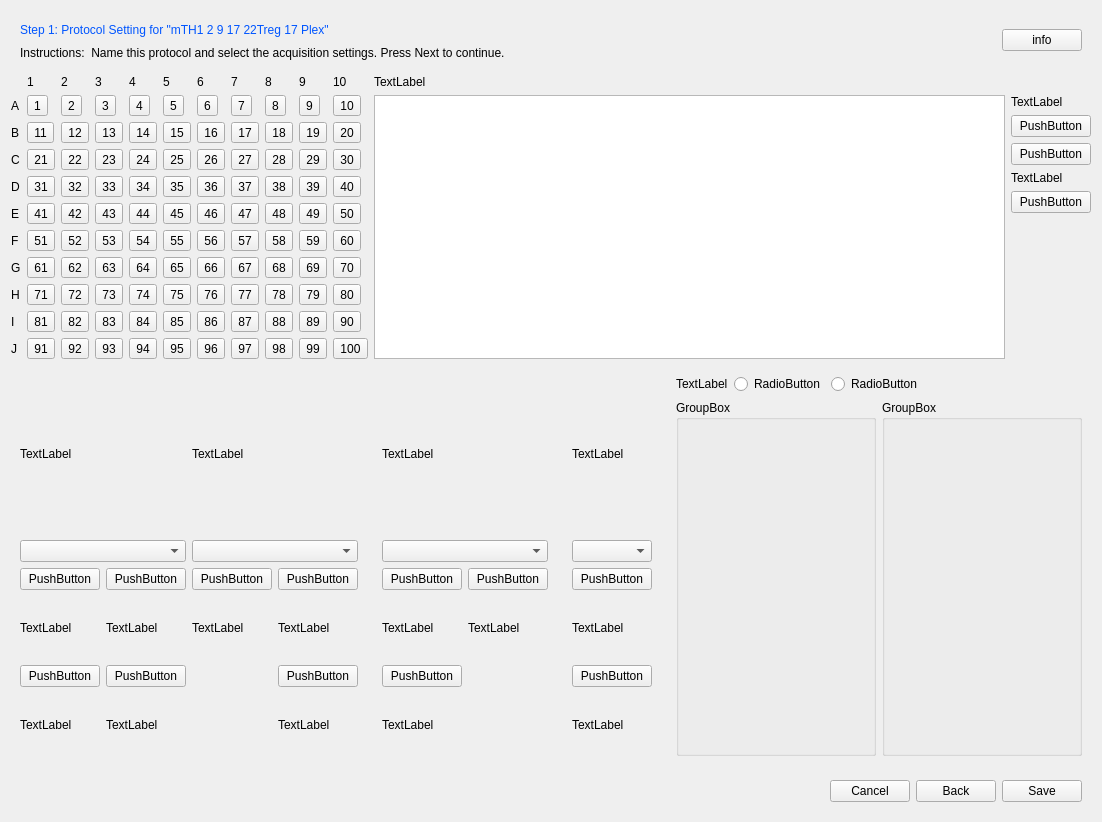
<?xml version="1.0" encoding="UTF-8"?>
<ui version="4.0">
 <class>PlateLayoutWidget</class>
 <widget class="QWidget" name="PlateLayoutWidget">
  <property name="geometry">
   <rect>
    <x>0</x>
    <y>0</y>
    <width>1102</width>
    <height>822</height>
   </rect>
  </property>
  <property name="windowTitle">
   <string>PlateLayout</string>
  </property>
  <layout class="QVBoxLayout" name="verticalLayout_20" stretch="0,0,1,0">
   <item>
    <widget class="QWidget" name="widgetInfo" native="true">
     <layout class="QHBoxLayout" name="horizontalLayout_2">
      <item>
       <layout class="QVBoxLayout" name="verticalLayout">
        <item>
         <layout class="QHBoxLayout" name="horizontalLayout">
          <item>
           <widget class="QLabel" name="labelWelcome">
            <property name="palette">
             <palette>
              <active>
               <colorrole role="WindowText">
                <brush brushstyle="SolidPattern">
                 <color alpha="255">
                  <red>0</red>
                  <green>85</green>
                  <blue>255</blue>
                 </color>
                </brush>
               </colorrole>
              </active>
              <inactive>
               <colorrole role="WindowText">
                <brush brushstyle="SolidPattern">
                 <color alpha="255">
                  <red>0</red>
                  <green>85</green>
                  <blue>255</blue>
                 </color>
                </brush>
               </colorrole>
              </inactive>
              <disabled>
               <colorrole role="WindowText">
                <brush brushstyle="SolidPattern">
                 <color alpha="255">
                  <red>120</red>
                  <green>120</green>
                  <blue>120</blue>
                 </color>
                </brush>
               </colorrole>
              </disabled>
             </palette>
            </property>
            <property name="text">
             <string>Step 1: Protocol Setting for &quot;mTH1 2 9 17 22Treg 17 Plex&quot;</string>
            </property>
           </widget>
          </item>
          <item>
           <spacer name="horizontalSpacer">
            <property name="orientation">
             <enum>Qt::Horizontal</enum>
            </property>
            <property name="sizeHint" stdset="0">
             <size>
              <width>40</width>
              <height>20</height>
             </size>
            </property>
           </spacer>
          </item>
         </layout>
        </item>
        <item>
         <widget class="QLabel" name="labelInfo">
          <property name="text">
           <string>Instructions:  Name this protocol and select the acquisition settings. Press Next to continue.</string>
          </property>
         </widget>
        </item>
       </layout>
      </item>
      <item>
       <spacer name="horizontalSpacer_2">
        <property name="orientation">
         <enum>Qt::Horizontal</enum>
        </property>
        <property name="sizeHint" stdset="0">
         <size>
          <width>40</width>
          <height>20</height>
         </size>
        </property>
       </spacer>
      </item>
      <item>
       <widget class="QPushButton" name="pushButtonInfo">
        <property name="text">
         <string>info</string>
        </property>
       </widget>
      </item>
     </layout>
    </widget>
   </item>
   <item>
    <layout class="QHBoxLayout" name="horizontalLayout_5">
     <item>
      <layout class="QGridLayout" name="gridLayout">
       <item row="0" column="1">
        <widget class="QLabel" name="label">
         <property name="text">
          <string>1</string>
         </property>
        </widget>
       </item>
       <item row="0" column="2">
        <widget class="QLabel" name="label_2">
         <property name="text">
          <string>2</string>
         </property>
        </widget>
       </item>
       <item row="0" column="3">
        <widget class="QLabel" name="label_3">
         <property name="text">
          <string>3</string>
         </property>
        </widget>
       </item>
       <item row="0" column="4">
        <widget class="QLabel" name="label_4">
         <property name="text">
          <string>4</string>
         </property>
        </widget>
       </item>
       <item row="0" column="5">
        <widget class="QLabel" name="label_5">
         <property name="text">
          <string>5</string>
         </property>
        </widget>
       </item>
       <item row="0" column="6">
        <widget class="QLabel" name="label_6">
         <property name="text">
          <string>6</string>
         </property>
        </widget>
       </item>
       <item row="0" column="7">
        <widget class="QLabel" name="label_7">
         <property name="text">
          <string>7</string>
         </property>
        </widget>
       </item>
       <item row="0" column="8">
        <widget class="QLabel" name="label_8">
         <property name="text">
          <string>8</string>
         </property>
        </widget>
       </item>
       <item row="0" column="9">
        <widget class="QLabel" name="label_9">
         <property name="text">
          <string>9</string>
         </property>
        </widget>
       </item>
       <item row="0" column="10">
        <widget class="QLabel" name="label_10">
         <property name="text">
          <string>10</string>
         </property>
        </widget>
       </item>
       <item row="1" column="0">
        <widget class="QLabel" name="label_11">
         <property name="text">
          <string>A</string>
         </property>
        </widget>
       </item>
       <item row="1" column="1">
        <widget class="QToolButton" name="toolButton">
         <property name="text">
          <string>1</string>
         </property>
        </widget>
       </item>
       <item row="1" column="2">
        <widget class="QToolButton" name="toolButton_2">
         <property name="text">
          <string>2</string>
         </property>
        </widget>
       </item>
       <item row="1" column="3">
        <widget class="QToolButton" name="toolButton_3">
         <property name="text">
          <string>3</string>
         </property>
        </widget>
       </item>
       <item row="1" column="4">
        <widget class="QToolButton" name="toolButton_4">
         <property name="text">
          <string>4</string>
         </property>
        </widget>
       </item>
       <item row="1" column="5">
        <widget class="QToolButton" name="toolButton_8">
         <property name="text">
          <string>5</string>
         </property>
        </widget>
       </item>
       <item row="1" column="6">
        <widget class="QToolButton" name="toolButton_6">
         <property name="text">
          <string>6</string>
         </property>
        </widget>
       </item>
       <item row="1" column="7">
        <widget class="QToolButton" name="toolButton_5">
         <property name="text">
          <string>7</string>
         </property>
        </widget>
       </item>
       <item row="1" column="8">
        <widget class="QToolButton" name="toolButton_7">
         <property name="text">
          <string>8</string>
         </property>
        </widget>
       </item>
       <item row="1" column="9">
        <widget class="QToolButton" name="toolButton_9">
         <property name="text">
          <string>9</string>
         </property>
        </widget>
       </item>
       <item row="1" column="10">
        <widget class="QToolButton" name="toolButton_10">
         <property name="text">
          <string>10</string>
         </property>
        </widget>
       </item>
       <item row="2" column="0">
        <widget class="QLabel" name="label_12">
         <property name="text">
          <string>B</string>
         </property>
        </widget>
       </item>
       <item row="2" column="1">
        <widget class="QToolButton" name="toolButton_11">
         <property name="text">
          <string>11</string>
         </property>
        </widget>
       </item>
       <item row="2" column="2">
        <widget class="QToolButton" name="toolButton_14">
         <property name="text">
          <string>12</string>
         </property>
        </widget>
       </item>
       <item row="2" column="3">
        <widget class="QToolButton" name="toolButton_13">
         <property name="text">
          <string>13</string>
         </property>
        </widget>
       </item>
       <item row="2" column="4">
        <widget class="QToolButton" name="toolButton_18">
         <property name="text">
          <string>14</string>
         </property>
        </widget>
       </item>
       <item row="2" column="5">
        <widget class="QToolButton" name="toolButton_12">
         <property name="text">
          <string>15</string>
         </property>
        </widget>
       </item>
       <item row="2" column="6">
        <widget class="QToolButton" name="toolButton_15">
         <property name="text">
          <string>16</string>
         </property>
        </widget>
       </item>
       <item row="2" column="7">
        <widget class="QToolButton" name="toolButton_19">
         <property name="text">
          <string>17</string>
         </property>
        </widget>
       </item>
       <item row="2" column="8">
        <widget class="QToolButton" name="toolButton_17">
         <property name="text">
          <string>18</string>
         </property>
        </widget>
       </item>
       <item row="2" column="9">
        <widget class="QToolButton" name="toolButton_20">
         <property name="text">
          <string>19</string>
         </property>
        </widget>
       </item>
       <item row="2" column="10">
        <widget class="QToolButton" name="toolButton_16">
         <property name="text">
          <string>20</string>
         </property>
        </widget>
       </item>
       <item row="3" column="0">
        <widget class="QLabel" name="label_13">
         <property name="text">
          <string>C</string>
         </property>
        </widget>
       </item>
       <item row="3" column="1">
        <widget class="QToolButton" name="toolButton_29">
         <property name="text">
          <string>21</string>
         </property>
        </widget>
       </item>
       <item row="3" column="2">
        <widget class="QToolButton" name="toolButton_38">
         <property name="text">
          <string>22</string>
         </property>
        </widget>
       </item>
       <item row="3" column="3">
        <widget class="QToolButton" name="toolButton_22">
         <property name="text">
          <string>23</string>
         </property>
        </widget>
       </item>
       <item row="3" column="4">
        <widget class="QToolButton" name="toolButton_23">
         <property name="text">
          <string>24</string>
         </property>
        </widget>
       </item>
       <item row="3" column="5">
        <widget class="QToolButton" name="toolButton_28">
         <property name="text">
          <string>25</string>
         </property>
        </widget>
       </item>
       <item row="3" column="6">
        <widget class="QToolButton" name="toolButton_37">
         <property name="text">
          <string>26</string>
         </property>
        </widget>
       </item>
       <item row="3" column="7">
        <widget class="QToolButton" name="toolButton_33">
         <property name="text">
          <string>27</string>
         </property>
        </widget>
       </item>
       <item row="3" column="8">
        <widget class="QToolButton" name="toolButton_40">
         <property name="text">
          <string>28</string>
         </property>
        </widget>
       </item>
       <item row="3" column="9">
        <widget class="QToolButton" name="toolButton_34">
         <property name="text">
          <string>29</string>
         </property>
        </widget>
       </item>
       <item row="3" column="10">
        <widget class="QToolButton" name="toolButton_39">
         <property name="text">
          <string>30</string>
         </property>
        </widget>
       </item>
       <item row="4" column="0">
        <widget class="QLabel" name="label_16">
         <property name="text">
          <string>D</string>
         </property>
        </widget>
       </item>
       <item row="4" column="1">
        <widget class="QToolButton" name="toolButton_36">
         <property name="text">
          <string>31</string>
         </property>
        </widget>
       </item>
       <item row="4" column="2">
        <widget class="QToolButton" name="toolButton_35">
         <property name="text">
          <string>32</string>
         </property>
        </widget>
       </item>
       <item row="4" column="3">
        <widget class="QToolButton" name="toolButton_32">
         <property name="text">
          <string>33</string>
         </property>
        </widget>
       </item>
       <item row="4" column="4">
        <widget class="QToolButton" name="toolButton_31">
         <property name="text">
          <string>34</string>
         </property>
        </widget>
       </item>
       <item row="4" column="5">
        <widget class="QToolButton" name="toolButton_26">
         <property name="text">
          <string>35</string>
         </property>
        </widget>
       </item>
       <item row="4" column="6">
        <widget class="QToolButton" name="toolButton_24">
         <property name="text">
          <string>36</string>
         </property>
        </widget>
       </item>
       <item row="4" column="7">
        <widget class="QToolButton" name="toolButton_30">
         <property name="text">
          <string>37</string>
         </property>
        </widget>
       </item>
       <item row="4" column="8">
        <widget class="QToolButton" name="toolButton_27">
         <property name="text">
          <string>38</string>
         </property>
        </widget>
       </item>
       <item row="4" column="9">
        <widget class="QToolButton" name="toolButton_21">
         <property name="text">
          <string>39</string>
         </property>
        </widget>
       </item>
       <item row="4" column="10">
        <widget class="QToolButton" name="toolButton_25">
         <property name="text">
          <string>40</string>
         </property>
        </widget>
       </item>
       <item row="5" column="0">
        <widget class="QLabel" name="label_15">
         <property name="text">
          <string>E</string>
         </property>
        </widget>
       </item>
       <item row="5" column="1">
        <widget class="QToolButton" name="toolButton_44">
         <property name="text">
          <string>41</string>
         </property>
        </widget>
       </item>
       <item row="5" column="2">
        <widget class="QToolButton" name="toolButton_63">
         <property name="text">
          <string>42</string>
         </property>
        </widget>
       </item>
       <item row="5" column="3">
        <widget class="QToolButton" name="toolButton_74">
         <property name="text">
          <string>43</string>
         </property>
        </widget>
       </item>
       <item row="5" column="4">
        <widget class="QToolButton" name="toolButton_48">
         <property name="text">
          <string>44</string>
         </property>
        </widget>
       </item>
       <item row="5" column="5">
        <widget class="QToolButton" name="toolButton_71">
         <property name="text">
          <string>45</string>
         </property>
        </widget>
       </item>
       <item row="5" column="6">
        <widget class="QToolButton" name="toolButton_59">
         <property name="text">
          <string>46</string>
         </property>
        </widget>
       </item>
       <item row="5" column="7">
        <widget class="QToolButton" name="toolButton_56">
         <property name="text">
          <string>47</string>
         </property>
        </widget>
       </item>
       <item row="5" column="8">
        <widget class="QToolButton" name="toolButton_45">
         <property name="text">
          <string>48</string>
         </property>
        </widget>
       </item>
       <item row="5" column="9">
        <widget class="QToolButton" name="toolButton_49">
         <property name="text">
          <string>49</string>
         </property>
        </widget>
       </item>
       <item row="5" column="10">
        <widget class="QToolButton" name="toolButton_80">
         <property name="text">
          <string>50</string>
         </property>
        </widget>
       </item>
       <item row="6" column="0">
        <widget class="QLabel" name="label_14">
         <property name="text">
          <string>F</string>
         </property>
        </widget>
       </item>
       <item row="6" column="1">
        <widget class="QToolButton" name="toolButton_69">
         <property name="text">
          <string>51</string>
         </property>
        </widget>
       </item>
       <item row="6" column="2">
        <widget class="QToolButton" name="toolButton_41">
         <property name="text">
          <string>52</string>
         </property>
        </widget>
       </item>
       <item row="6" column="3">
        <widget class="QToolButton" name="toolButton_79">
         <property name="text">
          <string>53</string>
         </property>
        </widget>
       </item>
       <item row="6" column="4">
        <widget class="QToolButton" name="toolButton_51">
         <property name="text">
          <string>54</string>
         </property>
        </widget>
       </item>
       <item row="6" column="5">
        <widget class="QToolButton" name="toolButton_57">
         <property name="text">
          <string>55</string>
         </property>
        </widget>
       </item>
       <item row="6" column="6">
        <widget class="QToolButton" name="toolButton_62">
         <property name="text">
          <string>56</string>
         </property>
        </widget>
       </item>
       <item row="6" column="7">
        <widget class="QToolButton" name="toolButton_67">
         <property name="text">
          <string>57</string>
         </property>
        </widget>
       </item>
       <item row="6" column="8">
        <widget class="QToolButton" name="toolButton_68">
         <property name="text">
          <string>58</string>
         </property>
        </widget>
       </item>
       <item row="6" column="9">
        <widget class="QToolButton" name="toolButton_61">
         <property name="text">
          <string>59</string>
         </property>
        </widget>
       </item>
       <item row="6" column="10">
        <widget class="QToolButton" name="toolButton_75">
         <property name="text">
          <string>60</string>
         </property>
        </widget>
       </item>
       <item row="7" column="0">
        <widget class="QLabel" name="label_18">
         <property name="text">
          <string>G</string>
         </property>
        </widget>
       </item>
       <item row="7" column="1">
        <widget class="QToolButton" name="toolButton_65">
         <property name="text">
          <string>61</string>
         </property>
        </widget>
       </item>
       <item row="7" column="2">
        <widget class="QToolButton" name="toolButton_73">
         <property name="text">
          <string>62</string>
         </property>
        </widget>
       </item>
       <item row="7" column="3">
        <widget class="QToolButton" name="toolButton_76">
         <property name="text">
          <string>63</string>
         </property>
        </widget>
       </item>
       <item row="7" column="4">
        <widget class="QToolButton" name="toolButton_43">
         <property name="text">
          <string>64</string>
         </property>
        </widget>
       </item>
       <item row="7" column="5">
        <widget class="QToolButton" name="toolButton_46">
         <property name="text">
          <string>65</string>
         </property>
        </widget>
       </item>
       <item row="7" column="6">
        <widget class="QToolButton" name="toolButton_66">
         <property name="text">
          <string>66</string>
         </property>
        </widget>
       </item>
       <item row="7" column="7">
        <widget class="QToolButton" name="toolButton_53">
         <property name="text">
          <string>67</string>
         </property>
        </widget>
       </item>
       <item row="7" column="8">
        <widget class="QToolButton" name="toolButton_64">
         <property name="text">
          <string>68</string>
         </property>
        </widget>
       </item>
       <item row="7" column="9">
        <widget class="QToolButton" name="toolButton_55">
         <property name="text">
          <string>69</string>
         </property>
        </widget>
       </item>
       <item row="7" column="10">
        <widget class="QToolButton" name="toolButton_54">
         <property name="text">
          <string>70</string>
         </property>
        </widget>
       </item>
       <item row="8" column="0">
        <widget class="QLabel" name="label_19">
         <property name="text">
          <string>H</string>
         </property>
        </widget>
       </item>
       <item row="8" column="1">
        <widget class="QToolButton" name="toolButton_52">
         <property name="text">
          <string>71</string>
         </property>
        </widget>
       </item>
       <item row="8" column="2">
        <widget class="QToolButton" name="toolButton_42">
         <property name="text">
          <string>72</string>
         </property>
        </widget>
       </item>
       <item row="8" column="3">
        <widget class="QToolButton" name="toolButton_58">
         <property name="text">
          <string>73</string>
         </property>
        </widget>
       </item>
       <item row="8" column="4">
        <widget class="QToolButton" name="toolButton_47">
         <property name="text">
          <string>74</string>
         </property>
        </widget>
       </item>
       <item row="8" column="5">
        <widget class="QToolButton" name="toolButton_70">
         <property name="text">
          <string>75</string>
         </property>
        </widget>
       </item>
       <item row="8" column="6">
        <widget class="QToolButton" name="toolButton_60">
         <property name="text">
          <string>76</string>
         </property>
        </widget>
       </item>
       <item row="8" column="7">
        <widget class="QToolButton" name="toolButton_77">
         <property name="text">
          <string>77</string>
         </property>
        </widget>
       </item>
       <item row="8" column="8">
        <widget class="QToolButton" name="toolButton_72">
         <property name="text">
          <string>78</string>
         </property>
        </widget>
       </item>
       <item row="8" column="9">
        <widget class="QToolButton" name="toolButton_50">
         <property name="text">
          <string>79</string>
         </property>
        </widget>
       </item>
       <item row="8" column="10">
        <widget class="QToolButton" name="toolButton_78">
         <property name="text">
          <string>80</string>
         </property>
        </widget>
       </item>
       <item row="9" column="0">
        <widget class="QLabel" name="label_17">
         <property name="text">
          <string>I</string>
         </property>
        </widget>
       </item>
       <item row="9" column="1">
        <widget class="QToolButton" name="toolButton_89">
         <property name="text">
          <string>81</string>
         </property>
        </widget>
       </item>
       <item row="9" column="2">
        <widget class="QToolButton" name="toolButton_98">
         <property name="text">
          <string>82</string>
         </property>
        </widget>
       </item>
       <item row="9" column="3">
        <widget class="QToolButton" name="toolButton_82">
         <property name="text">
          <string>83</string>
         </property>
        </widget>
       </item>
       <item row="9" column="4">
        <widget class="QToolButton" name="toolButton_83">
         <property name="text">
          <string>84</string>
         </property>
        </widget>
       </item>
       <item row="9" column="5">
        <widget class="QToolButton" name="toolButton_88">
         <property name="text">
          <string>85</string>
         </property>
        </widget>
       </item>
       <item row="9" column="6">
        <widget class="QToolButton" name="toolButton_97">
         <property name="text">
          <string>86</string>
         </property>
        </widget>
       </item>
       <item row="9" column="7">
        <widget class="QToolButton" name="toolButton_93">
         <property name="text">
          <string>87</string>
         </property>
        </widget>
       </item>
       <item row="9" column="8">
        <widget class="QToolButton" name="toolButton_100">
         <property name="text">
          <string>88</string>
         </property>
        </widget>
       </item>
       <item row="9" column="9">
        <widget class="QToolButton" name="toolButton_94">
         <property name="text">
          <string>89</string>
         </property>
        </widget>
       </item>
       <item row="9" column="10">
        <widget class="QToolButton" name="toolButton_99">
         <property name="text">
          <string>90</string>
         </property>
        </widget>
       </item>
       <item row="10" column="0">
        <widget class="QLabel" name="label_20">
         <property name="text">
          <string>J</string>
         </property>
        </widget>
       </item>
       <item row="10" column="1">
        <widget class="QToolButton" name="toolButton_96">
         <property name="text">
          <string>91</string>
         </property>
        </widget>
       </item>
       <item row="10" column="2">
        <widget class="QToolButton" name="toolButton_95">
         <property name="text">
          <string>92</string>
         </property>
        </widget>
       </item>
       <item row="10" column="3">
        <widget class="QToolButton" name="toolButton_92">
         <property name="text">
          <string>93</string>
         </property>
        </widget>
       </item>
       <item row="10" column="4">
        <widget class="QToolButton" name="toolButton_91">
         <property name="text">
          <string>94</string>
         </property>
        </widget>
       </item>
       <item row="10" column="5">
        <widget class="QToolButton" name="toolButton_86">
         <property name="text">
          <string>95</string>
         </property>
        </widget>
       </item>
       <item row="10" column="6">
        <widget class="QToolButton" name="toolButton_84">
         <property name="text">
          <string>96</string>
         </property>
        </widget>
       </item>
       <item row="10" column="7">
        <widget class="QToolButton" name="toolButton_90">
         <property name="text">
          <string>97</string>
         </property>
        </widget>
       </item>
       <item row="10" column="8">
        <widget class="QToolButton" name="toolButton_87">
         <property name="text">
          <string>98</string>
         </property>
        </widget>
       </item>
       <item row="10" column="9">
        <widget class="QToolButton" name="toolButton_81">
         <property name="text">
          <string>99</string>
         </property>
        </widget>
       </item>
       <item row="10" column="10">
        <widget class="QToolButton" name="toolButton_85">
         <property name="text">
          <string>100</string>
         </property>
        </widget>
       </item>
      </layout>
     </item>
     <item>
      <layout class="QVBoxLayout" name="verticalLayout_3">
       <item>
        <widget class="QLabel" name="label_21">
         <property name="text">
          <string>TextLabel</string>
         </property>
        </widget>
       </item>
       <item>
        <layout class="QHBoxLayout" name="horizontalLayout_4">
         <item>
          <widget class="QTableWidget" name="tableWidget"/>
         </item>
         <item>
          <layout class="QVBoxLayout" name="verticalLayout_2">
           <item>
            <widget class="QLabel" name="label_22">
             <property name="text">
              <string>TextLabel</string>
             </property>
            </widget>
           </item>
           <item>
            <widget class="QPushButton" name="pushButton">
             <property name="text">
              <string>PushButton</string>
             </property>
            </widget>
           </item>
           <item>
            <widget class="QPushButton" name="pushButton_2">
             <property name="text">
              <string>PushButton</string>
             </property>
            </widget>
           </item>
           <item>
            <widget class="QLabel" name="label_23">
             <property name="text">
              <string>TextLabel</string>
             </property>
            </widget>
           </item>
           <item>
            <widget class="QPushButton" name="pushButton_3">
             <property name="text">
              <string>PushButton</string>
             </property>
            </widget>
           </item>
           <item>
            <spacer name="verticalSpacer">
             <property name="orientation">
              <enum>Qt::Vertical</enum>
             </property>
             <property name="sizeHint" stdset="0">
              <size>
               <width>20</width>
               <height>40</height>
              </size>
             </property>
            </spacer>
           </item>
          </layout>
         </item>
        </layout>
       </item>
      </layout>
     </item>
    </layout>
   </item>
   <item>
    <layout class="QHBoxLayout" name="horizontalLayout_8">
     <item>
      <widget class="QWidget" name="widget_2" native="true">
       <layout class="QVBoxLayout" name="verticalLayout_11">
        <item>
         <layout class="QGridLayout" name="gridLayout_2">
          <item row="0" column="0">
           <widget class="QLabel" name="label_24">
            <property name="text">
             <string>TextLabel</string>
            </property>
           </widget>
          </item>
          <item row="0" column="1">
           <widget class="QLabel" name="label_25">
            <property name="text">
             <string>TextLabel</string>
            </property>
           </widget>
          </item>
          <item row="1" column="0">
           <widget class="QComboBox" name="comboBox"/>
          </item>
          <item row="1" column="1">
           <widget class="QComboBox" name="comboBox_2"/>
          </item>
         </layout>
        </item>
        <item>
         <layout class="QGridLayout" name="gridLayout_3">
          <item row="0" column="0">
           <layout class="QVBoxLayout" name="verticalLayout_4">
            <item>
             <widget class="QPushButton" name="pushButton_4">
              <property name="text">
               <string>PushButton</string>
              </property>
             </widget>
            </item>
            <item>
             <widget class="QLabel" name="label_27">
              <property name="text">
               <string>TextLabel</string>
              </property>
             </widget>
            </item>
           </layout>
          </item>
          <item row="0" column="1">
           <layout class="QVBoxLayout" name="verticalLayout_5">
            <item>
             <widget class="QPushButton" name="pushButton_5">
              <property name="text">
               <string>PushButton</string>
              </property>
             </widget>
            </item>
            <item>
             <widget class="QLabel" name="label_28">
              <property name="text">
               <string>TextLabel</string>
              </property>
             </widget>
            </item>
           </layout>
          </item>
          <item row="0" column="2">
           <layout class="QVBoxLayout" name="verticalLayout_6">
            <item>
             <widget class="QPushButton" name="pushButton_6">
              <property name="text">
               <string>PushButton</string>
              </property>
             </widget>
            </item>
            <item>
             <widget class="QLabel" name="label_29">
              <property name="text">
               <string>TextLabel</string>
              </property>
             </widget>
            </item>
           </layout>
          </item>
          <item row="0" column="3">
           <layout class="QVBoxLayout" name="verticalLayout_10">
            <item>
             <widget class="QPushButton" name="pushButton_10">
              <property name="text">
               <string>PushButton</string>
              </property>
             </widget>
            </item>
            <item>
             <widget class="QLabel" name="label_33">
              <property name="text">
               <string>TextLabel</string>
              </property>
             </widget>
            </item>
           </layout>
          </item>
          <item row="1" column="0">
           <layout class="QVBoxLayout" name="verticalLayout_7">
            <item>
             <widget class="QPushButton" name="pushButton_7">
              <property name="text">
               <string>PushButton</string>
              </property>
             </widget>
            </item>
            <item>
             <widget class="QLabel" name="label_30">
              <property name="text">
               <string>TextLabel</string>
              </property>
             </widget>
            </item>
           </layout>
          </item>
          <item row="1" column="1">
           <layout class="QVBoxLayout" name="verticalLayout_8">
            <item>
             <widget class="QPushButton" name="pushButton_8">
              <property name="text">
               <string>PushButton</string>
              </property>
             </widget>
            </item>
            <item>
             <widget class="QLabel" name="label_31">
              <property name="text">
               <string>TextLabel</string>
              </property>
             </widget>
            </item>
           </layout>
          </item>
          <item row="1" column="3">
           <layout class="QVBoxLayout" name="verticalLayout_9">
            <item>
             <widget class="QPushButton" name="pushButton_9">
              <property name="text">
               <string>PushButton</string>
              </property>
             </widget>
            </item>
            <item>
             <widget class="QLabel" name="label_32">
              <property name="text">
               <string>TextLabel</string>
              </property>
             </widget>
            </item>
           </layout>
          </item>
         </layout>
        </item>
       </layout>
      </widget>
     </item>
     <item>
      <widget class="QWidget" name="widget_3" native="true">
       <layout class="QVBoxLayout" name="verticalLayout_12">
        <item>
         <layout class="QGridLayout" name="gridLayout_4">
          <item row="1" column="0">
           <widget class="QComboBox" name="comboBox_3"/>
          </item>
          <item row="0" column="0">
           <widget class="QLabel" name="label_26">
            <property name="text">
             <string>TextLabel</string>
            </property>
           </widget>
          </item>
         </layout>
        </item>
        <item>
         <layout class="QGridLayout" name="gridLayout_5">
          <item row="0" column="0">
           <layout class="QVBoxLayout" name="verticalLayout_14">
            <item>
             <widget class="QPushButton" name="pushButton_12">
              <property name="text">
               <string>PushButton</string>
              </property>
             </widget>
            </item>
            <item>
             <widget class="QLabel" name="label_36">
              <property name="text">
               <string>TextLabel</string>
              </property>
             </widget>
            </item>
           </layout>
          </item>
          <item row="0" column="1">
           <layout class="QVBoxLayout" name="verticalLayout_15">
            <item>
             <widget class="QPushButton" name="pushButton_13">
              <property name="text">
               <string>PushButton</string>
              </property>
             </widget>
            </item>
            <item>
             <widget class="QLabel" name="label_37">
              <property name="text">
               <string>TextLabel</string>
              </property>
             </widget>
            </item>
           </layout>
          </item>
          <item row="1" column="0">
           <layout class="QVBoxLayout" name="verticalLayout_18">
            <item>
             <widget class="QPushButton" name="pushButton_16">
              <property name="text">
               <string>PushButton</string>
              </property>
             </widget>
            </item>
            <item>
             <widget class="QLabel" name="label_40">
              <property name="text">
               <string>TextLabel</string>
              </property>
             </widget>
            </item>
           </layout>
          </item>
         </layout>
        </item>
       </layout>
      </widget>
     </item>
     <item>
      <widget class="QWidget" name="widget_4" native="true">
       <layout class="QVBoxLayout" name="verticalLayout_13">
        <item>
         <layout class="QGridLayout" name="gridLayout_6">
          <item row="1" column="0">
           <widget class="QComboBox" name="comboBox_4"/>
          </item>
          <item row="0" column="0">
           <widget class="QLabel" name="label_34">
            <property name="text">
             <string>TextLabel</string>
            </property>
           </widget>
          </item>
         </layout>
        </item>
        <item>
         <layout class="QGridLayout" name="gridLayout_7">
          <item row="0" column="0">
           <layout class="QVBoxLayout" name="verticalLayout_16">
            <item>
             <widget class="QPushButton" name="pushButton_14">
              <property name="text">
               <string>PushButton</string>
              </property>
             </widget>
            </item>
            <item>
             <widget class="QLabel" name="label_38">
              <property name="text">
               <string>TextLabel</string>
              </property>
             </widget>
            </item>
           </layout>
          </item>
          <item row="1" column="0">
           <layout class="QVBoxLayout" name="verticalLayout_19">
            <item>
             <widget class="QPushButton" name="pushButton_17">
              <property name="text">
               <string>PushButton</string>
              </property>
             </widget>
            </item>
            <item>
             <widget class="QLabel" name="label_41">
              <property name="text">
               <string>TextLabel</string>
              </property>
             </widget>
            </item>
           </layout>
          </item>
         </layout>
        </item>
       </layout>
      </widget>
     </item>
     <item>
      <widget class="QWidget" name="widget_5" native="true">
       <layout class="QVBoxLayout" name="verticalLayout_17">
        <item>
         <layout class="QHBoxLayout" name="horizontalLayout_6">
          <item>
           <widget class="QLabel" name="label_35">
            <property name="text">
             <string>TextLabel</string>
            </property>
           </widget>
          </item>
          <item>
           <widget class="QRadioButton" name="radioButton">
            <property name="text">
             <string>RadioButton</string>
            </property>
           </widget>
          </item>
          <item>
           <widget class="QRadioButton" name="radioButton_2">
            <property name="text">
             <string>RadioButton</string>
            </property>
           </widget>
          </item>
          <item>
           <spacer name="horizontalSpacer_3">
            <property name="orientation">
             <enum>Qt::Horizontal</enum>
            </property>
            <property name="sizeHint" stdset="0">
             <size>
              <width>40</width>
              <height>20</height>
             </size>
            </property>
           </spacer>
          </item>
         </layout>
        </item>
        <item>
         <layout class="QHBoxLayout" name="horizontalLayout_7">
          <item>
           <widget class="QGroupBox" name="groupBox">
            <property name="sizePolicy">
             <sizepolicy hsizetype="Preferred" vsizetype="Expanding">
              <horstretch>0</horstretch>
              <verstretch>0</verstretch>
             </sizepolicy>
            </property>
            <property name="title">
             <string>GroupBox</string>
            </property>
           </widget>
          </item>
          <item>
           <widget class="QGroupBox" name="groupBox_2">
            <property name="title">
             <string>GroupBox</string>
            </property>
           </widget>
          </item>
         </layout>
        </item>
       </layout>
      </widget>
     </item>
    </layout>
   </item>
   <item>
    <widget class="QWidget" name="widget" native="true">
     <layout class="QHBoxLayout" name="horizontalLayout_3">
      <item>
       <spacer name="horizontalSpacer_5">
        <property name="orientation">
         <enum>Qt::Horizontal</enum>
        </property>
        <property name="sizeHint" stdset="0">
         <size>
          <width>40</width>
          <height>20</height>
         </size>
        </property>
       </spacer>
      </item>
      <item>
       <widget class="QPushButton" name="pushButtonCancel">
        <property name="text">
         <string>Cancel</string>
        </property>
       </widget>
      </item>
      <item>
       <widget class="QPushButton" name="pushButtonBack">
        <property name="text">
         <string>Back</string>
        </property>
       </widget>
      </item>
      <item>
       <widget class="QPushButton" name="pushButtonSave">
        <property name="text">
         <string>Save</string>
        </property>
       </widget>
      </item>
     </layout>
    </widget>
   </item>
  </layout>
 </widget>
 <resources/>
 <connections/>
</ui>
